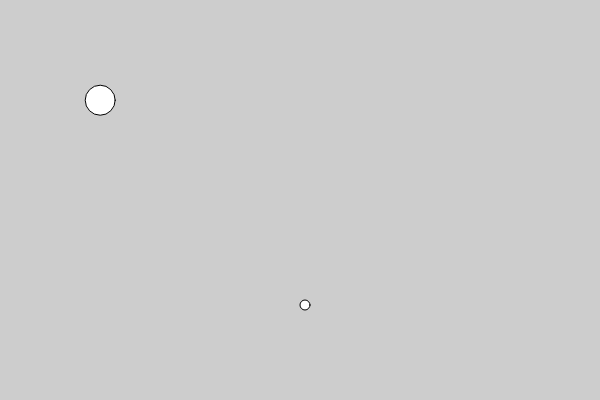
Frame 1 (no input)
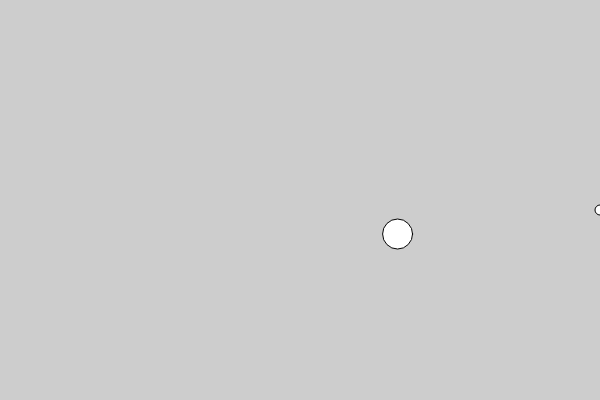
Frame 60 (no input)
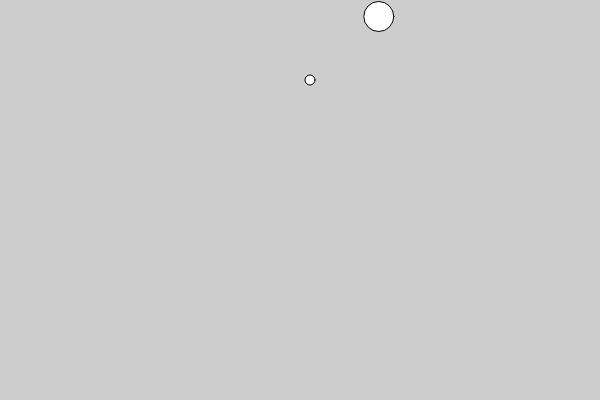
Frame 120 (the mouse pressed at the canvas centre since frame 60)

The p5.js sketch that drew these frames (run headless with seeded random() and noise() and a simulated clock; from frame 60 on, the mouse is pressed at the canvas centre):

// p5.js sketch
// ── sketch.js
var obj,randomObj;

//最大スピード
var maxspeed = 7;

//旋回力 大きいほど舵を切りやすい
var maxsteer = 0.3;

function setup() {
  createCanvas(600,400);
  smooth();
  obj = new MovingObj(100,100);
  randomObj = new RandomMovingObj(300,300);
}

function draw() {
  background(205);

  //これはブロック崩しのボールのように動く
  randomObj.move();
  randomObj.draw();

  //ボールを追いかける（追跡 = seek）
  obj.seek(randomObj.pos);
  obj.move();
  obj.draw();

}

function mousePressed() {
  var wind = createVector(-12.4,0);
  obj.applyForce(wind);
}

//Steering Behavior（操舵行動）を扱うクラス
var MovingObj = function(x,y){

  this.pos = createVector(x,y); //位置
  this.vel = createVector(0,0); //速度
  this.acc = createVector(0,0); //加速度

  this.move = function(){
    this.vel.add(this.acc);//速度に加速度をプラス
    this.pos.add(this.vel);//位置に速度をプラス
    this.acc.mult(0);
  };

  //操舵行動 追跡(seek)
  this.seek = function(target){
    //希望ベクトル = 目標位置 - 現在位置
    var desired = p5.Vector.sub(target,this.pos);

    //希望ベクトルをノーマライズ
    desired.normalize();

    //希望ベクトルのマグニチュードをmaxに
    desired.setMag(maxspeed);

    //ステアリングベクトル（速度） = 希望ベクトル - 現在のベクトル（速度）
    var steer = p5.Vector.sub(desired,this.vel);

    //速度を限る
    steer.limit(maxsteer);

    //適用
    this.applyForce(steer);
  };


  this.applyForce = function(force){
    this.acc.add(force);
  };

  this.draw = function(){
    ellipse(this.pos.x,this.pos.y,30,30);
  };
};


//ここからはランダムに動くオブジェクトなので蛇足
var RandomMovingObj  = function(x,y){
  this.pos = createVector(x,y);
  this.vel = createVector(5,5);

  this.move = function(){
    this.pos.add(this.vel);
    if(this.pos.x < 0 || this.pos.x > 600){
      this.vel.x *= -1;
    }
    if(this.pos.y < 0 || this.pos.y > 400){
      this.vel.y *= -1;
    }
  };

  this.draw = function(){
    ellipse(this.pos.x,this.pos.y,10,10);
  };
}
